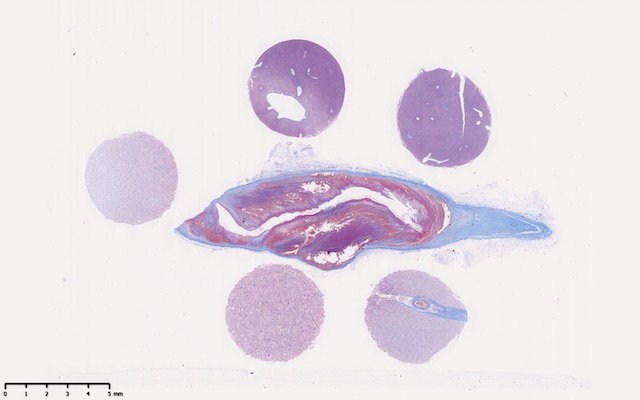
#> input picture data/images/histology-image.jpg, 640 x 400 px
$ jupyter execute --allow-errors main.ipynb   (shell and % lines are left out)
#> lines starting #> are read from the running program, lines starting #| are printed output that depends on the picture; after the words box and inside, x2 and y2 are one past the last pixel; in counts of white or black regions, pixels touching at a corner belong together
# Project work: A mini segmentation challenge

Imaging for the Life Sciences
MSLS / CO4: Project work

**Student**: $\Rightarrow$  YOUR NAME
**University**: $\Rightarrow$  YOUR UNIVERSITY
**Semester**: $\Rightarrow$  YOUR SEMESTER
**Date**: $\Rightarrow$  DATE OF SUBMISSION

<br><br><br>
## Table of contents
<!-- Unfortunately, the following does not always work correctly -->
* [1. Dataset](#sec_dataset)
* [2. Preprocessing](#sec_preprocessing)
* [3. Manual segmentation](#sec_manual_segmentation)
* [4. Automated segmentation](#sec_automated_segmentation)
* [5. Evaluation](#sec_evaluation)
* [6. Discussion](#sec_discussion)
* [*. Hints](#sec_hints)

---

## Prerequisites / Setup

$\Rightarrow$  Special setup instructions, imports and configurations go here.

[cell 1]
import numpy as np
import matplotlib.pyplot as plt
import cv2 as cv
import nibabel as nib
import pydicom
import PIL

# Jupyter / IPython configuration:
# Automatically reload modules when modified

# Enable vectorized output (for nicer plots)

# Inline backend configuration

# Enable this line if you want to use the interactive widgets
# It requires the ipympl package to be installed.
#%matplotlib widget

import sys
sys.path.insert(0, "../")
#> (the rest of this cell did not finish here and is left out)

---

<a id='sec_dataset'></a>

## Dataset

$\Rightarrow$ Describe your dataset.

### Requirements:
* Dataset of at least 10 image samples
* The data set must not be larger than 200 MB. If your data is larger, please contact the tutor.
* Make sure you have the right to use the data and share it with others (check the usage license!)
* A structure of interest should be easily recognizable in these samples
* Avoid data with too much variation
* All students will use different datasets!

---

<a id='sec_preprocessing'></a>

## Preprocessing

$\Rightarrow$ Describe the pre-processing that was required to complete the segmentation task.

### Goals:
* Choose a method that scales well for larger datasets
* Improve the datasets for easier processing

---

<a id='sec_manual_segmentation'></a>

## Manual segmentation

$\Rightarrow$ Describe the manual segmentation step

### Goals:
* Segment structures of interest using a tool
* These structures you need to
* If you find a dataset that comes with segmentation masks, you still need to demonstrate how to create such masks!

---

<a id='sec_automated_segmentation'></a>

## Automated segmentation

$\Rightarrow$ Describe how to segment the image in Python

### Goals:
* The segmentation must be performed in Python.
* Using an external library or tool (e.g. OpenCV) is permitted.
* Implement a function `segment(image, ...)` takes an image as input and creates a segmentation mask for the structure of interest.

---

<a id='sec_evaluation'></a>

## Evaluation

$\Rightarrow$ Describe the evaluation of your results

### Goals:
* Choose an evaluation method that can compare two binary segmentation masks and computes a numeric score that describes how well these masks match (use for example the Dice score)
* Hint: specify a function `evaluate(mask1, mask2)` that computes the evaluation score(s)
* Compute mean and standard deviation of the scores of the entire dataset

---

<a id='sec_discussion'></a>

## Discussion

$\Rightarrow$ Discuss your results and experiences briefly.

---

<a id='sec_references'></a>

## References

$\Rightarrow$ Add here references as URLs.

Also declare the usage of **generative AI** here!!

<br><br><br><br><br><br><br><br>

---

<a id='sec_hints'></a>

## Hints:
* Display your data if possible.
* An easy way to show 2D images is using Pillow:

[cell 2]
# Displayin an image with Pillow
path = "../data/images/kidney-cells.jpg"
path = "../data/images/histology-image.jpg"
image = PIL.Image.open(path)
#> image is the input picture: PIL image 640x400 RGB; mean R, G, B 231, 222.7, 230.5
display(image)

[cell 3]
# If you keep the data as a numpy array (for example when using
# the OpenCV interface), you can use matplotlib to display it.
path = "../data/images/ct-brain-slices.jpg"
image = cv.imread(path)
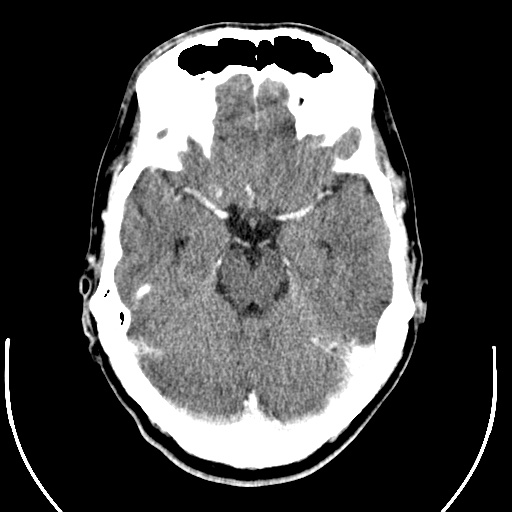
#> input picture data/images/ct-brain-slices.jpg, 512 x 512 px
#> image is the input picture: shape (512, 512, 3); min 0, max 255, mean 75.8
plt.imshow(image)
plt.axis("off");

[cell 4]
# For convenience, we also provide tools.display_image()
path = "../data/images/kidney-cells.jpg"
#> (the rest of this cell did not finish here and is left out)

There are many ways how to overlay an image with the mask. Here is one option:

[cell 5]
# Enforce a (3-channel) color image
path_image = "../data/images/neurons-cultured.jpg"
image = cv.imread(path_image, cv.IMREAD_COLOR)
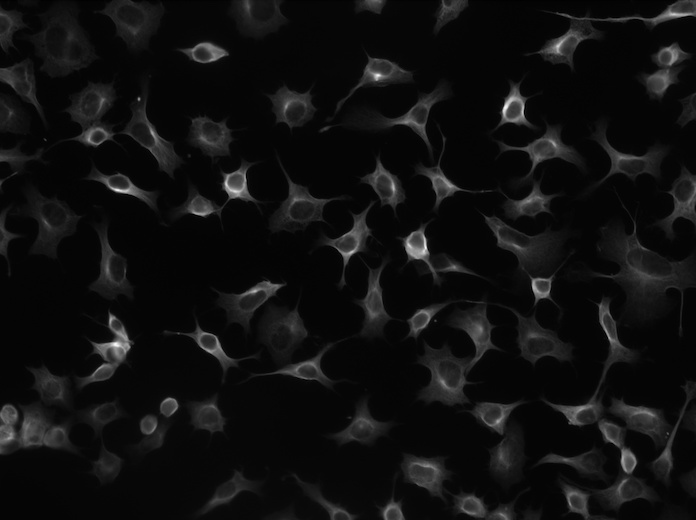
#> input picture data/images/neurons-cultured.jpg, 696 x 520 px
#> image is the input picture: shape (520, 696, 3); min 0, max 252, mean 15.8
image = cv.cvtColor(image, cv.COLOR_BGR2RGB)

# Mask image
path_mask = "../data/images/neurons-cultured-mask.png"
mask = cv.imread(path_mask, cv.IMREAD_GRAYSCALE)
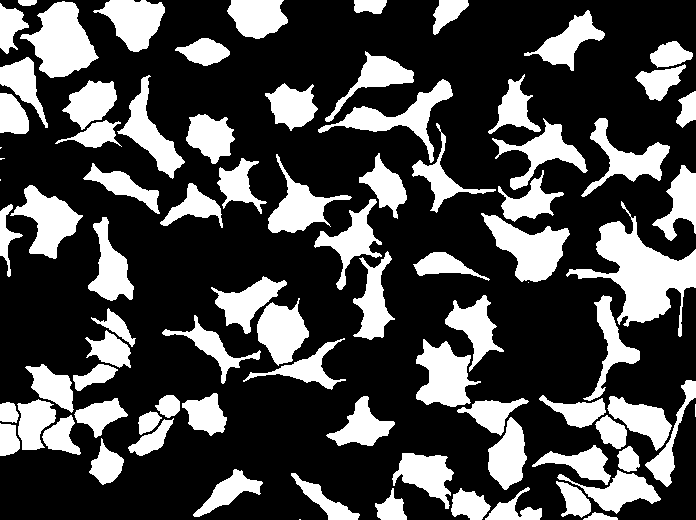
#> input picture data/images/neurons-cultured-mask.png, 696 x 520 px
#> mask: shape (520, 696); 29.1% white; 85 white regions (6 under 20 px)

# Create overlay (RGB)
overlay_color = [255, 0, 0]
overlay_alpha = 0.3
overlay = image.copy()
overlay[mask > 0] = overlay_color
overlay = cv.addWeighted(image, 1 - overlay_alpha, overlay, overlay_alpha, 0)
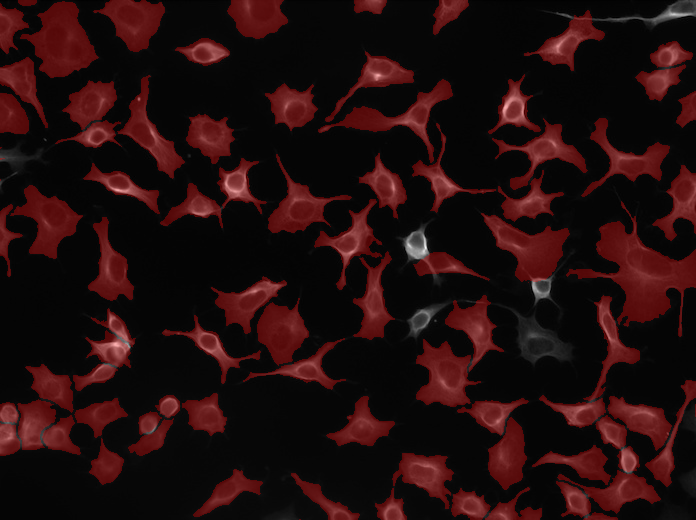
#> overlay: shape (520, 696, 3); mean R, G, B 34.9, 12.6, 12.6

# Display the images next to each other using a convenience function
#> (the rest of this cell did not finish here and is left out)

[cell 6]
# We could also create contours around the mask and display them
overlay_color = [255, 255, 0]
line_width = 1
contours, _ = cv.findContours(mask, cv.RETR_EXTERNAL, cv.CHAIN_APPROX_SIMPLE)
#> contours = 85 contours, 6 with area under 20; largest, box (x1, y1, x2, y2) and area: (566, 201, 696, 337) 5600, (20, 1, 99, 78) 3267, (481, 213, 570, 282) 2814, (416, 339, 481, 407) 2462, (10, 185, 83, 259) 2331
image_contours = image.copy()
cv.drawContours(image_contours, contours, -1, overlay_color, line_width)
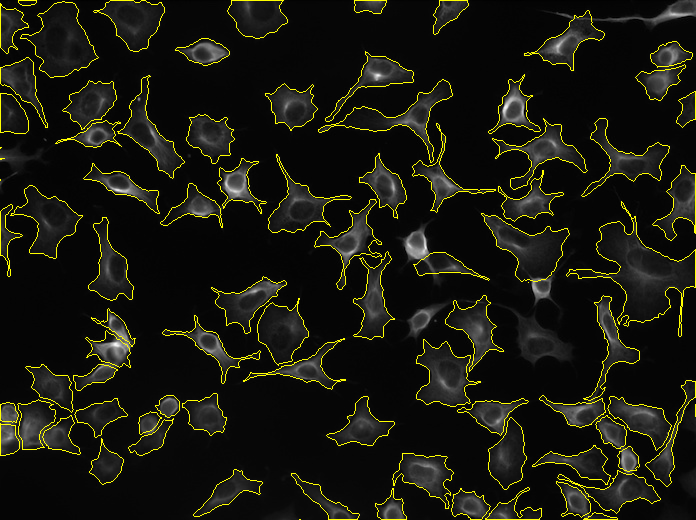
#> image_contours: shape (520, 696, 3); 3.87% of pixels changed, all inside (x1, y1, x2, y2) = (0, 0, 696, 520)
#> (the rest of this cell did not finish here and is left out)

An advanced example: We can colorize the different contours with different colors.

Strategy:
- Use connected components to label the different regions using integers
(every region has a different label)
- Assign a different color to different labels by encoding the label in
the hue channel (HSV color space!)
- Extract contours from the mask (must be a binary image)
- Merge draw the contours with the colorized labels onto the original image

[cell 7]
# This will contain the result
image_contours = image.copy()

# Compute the "connected components" (= separate objects in the mask)
n_labels, labels = cv.connectedComponents(mask)
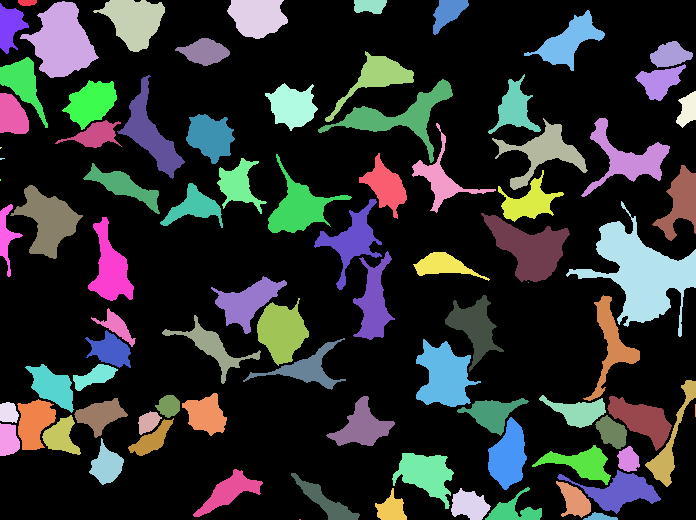
#> labels: shape (520, 696) int32; 86 distinct labels, from 0 to 85; one colour per label, 0 black
#> n_labels = 86

# Assign a different color to each label in the hue channel (HSV color space)
hue = np.uint8(150*labels/np.max(labels))
blank = 255*np.ones_like(hue)
labels = cv.merge([hue, blank, blank])
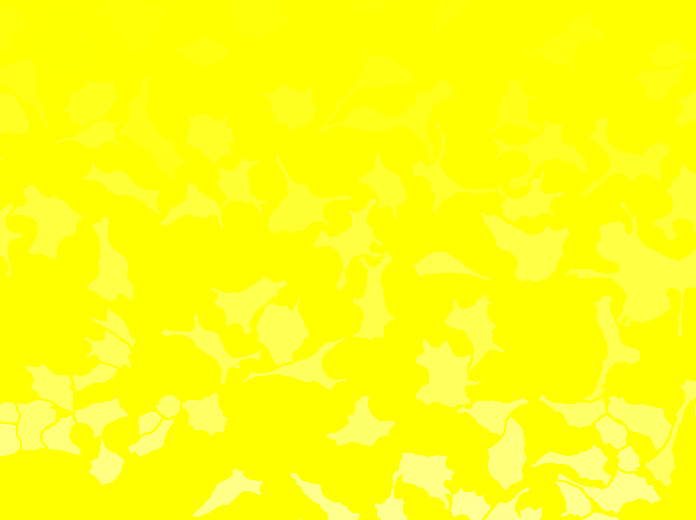
#> labels: shape (520, 696, 3); mean of channels 0, 1, 2 19.9, 255, 255; drawn as B, G, R

# Convert from HSV color space to RGB
labels = cv.cvtColor(labels, cv.COLOR_HSV2RGB)
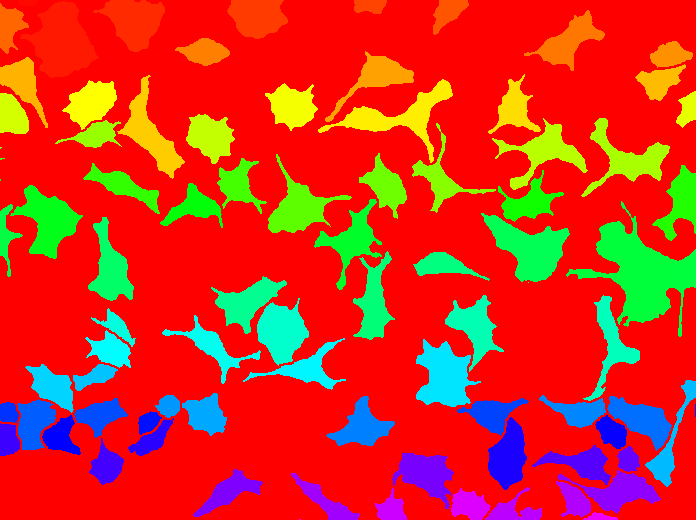
#> labels: shape (520, 696, 3); mean R, G, B 209.4, 50.5, 32.1
# Set the background label (labels==0) to black
labels[labels==0] = 0

# Create a mask of the contours
line_width = 1
contours, _ = cv.findContours(mask, cv.RETR_EXTERNAL, cv.CHAIN_APPROX_SIMPLE)
mask_contours = cv.drawContours(np.zeros_like(mask), contours, -1, 255, line_width)
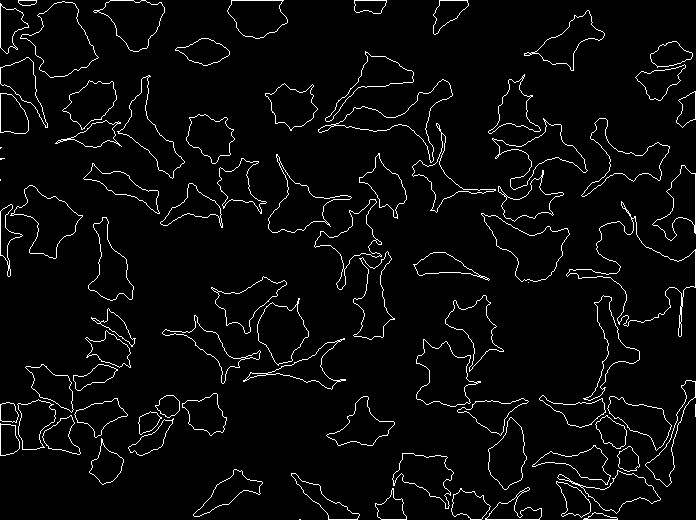
#> mask_contours: shape (520, 696); 3.9% white in thin lines or dots

# Assign the colored labels only along the contours
image_contours[mask_contours>0] = labels[mask_contours>0]
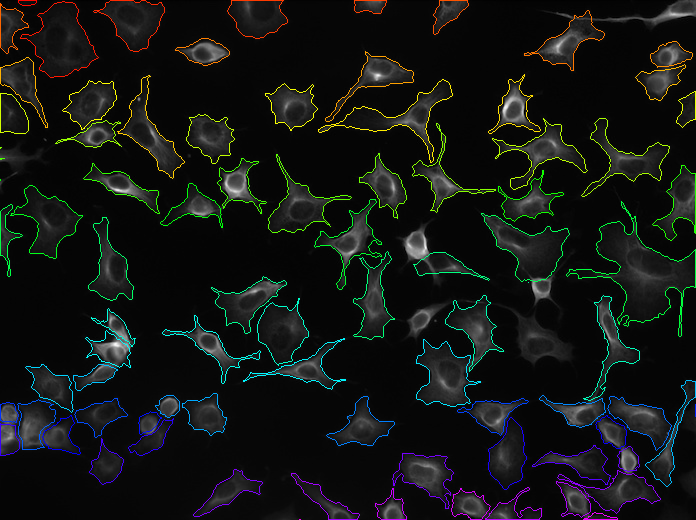
#> image_contours: shape (520, 696, 3); 3.87% of pixels changed, all inside (x1, y1, x2, y2) = (0, 0, 696, 520)

# Display the result
#> (the rest of this cell did not finish here and is left out)
